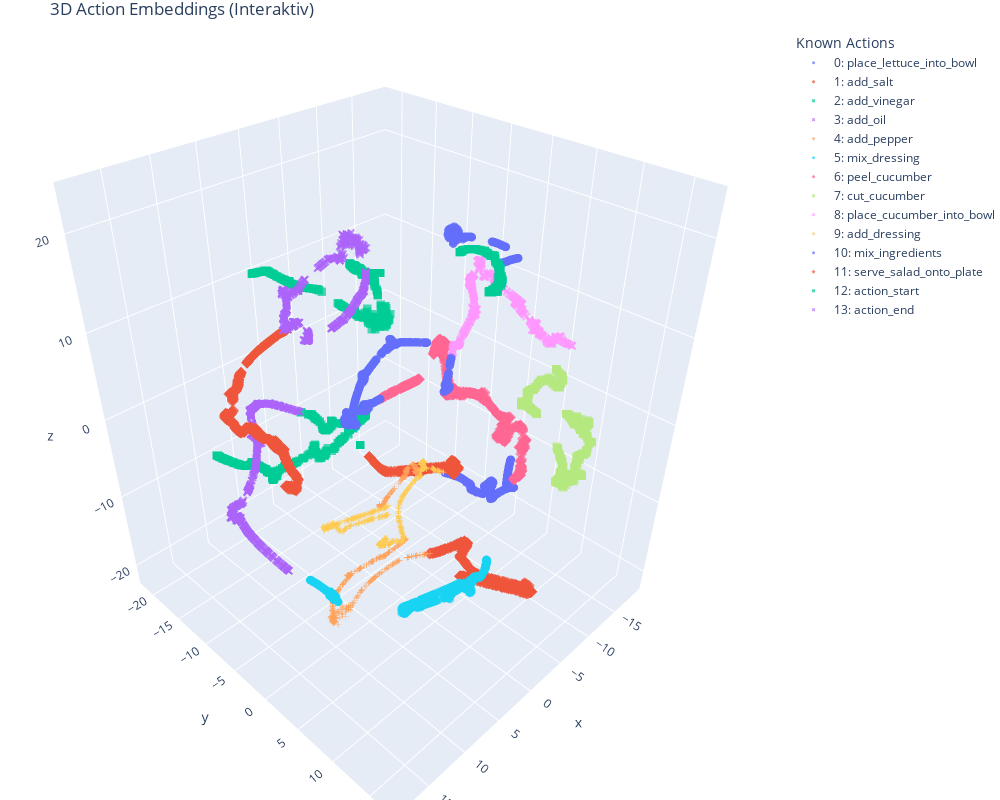

Notebook cell for this chart:
### Code cell
from sklearn.manifold import TSNE
import matplotlib.pyplot as plt
import numpy as np
from collections import defaultdict

# --- KONFIGURATION ---
SAMPLES_PER_CLASS = 500  # Wie viele Punkte pro Klasse?
NUM_KNOWNS =  14 

# Speicher für Embeddings und Labels
class_embeddings = defaultdict(list)
classes_filled = 0

print(f"Sammle {SAMPLES_PER_CLASS} Embeddings für jede der {NUM_KNOWNS} Known Classes...")

# --- 1. DATEN SAMMELN ---
# Wir gehen durch den Dataloader (Batch Size 1 ist hier ok, wir sammeln ja)
with torch.no_grad():
    for batch_idx, batch in enumerate(data_loader):
        features = batch["features"].to('cuda')
        padding_mask = batch["padding_mask"].to('cuda')
        target_truth = batch["target_truth"].to('cuda')
        
        # Forward Pass
        # Wichtig: Wir brauchen den DRITTEN Rückgabewert (Embeddings)
        # Patch Mask ist None oder False, da wir Inference machen
        patch_mask = torch.zeros_like(padding_mask).bool() 
        _, _, embeddings = model(features, patch_mask, padding_mask)
        
        # Flatten (Batch-Dimension und Zeit-Dimension zusammenfassen)
        # Wir nehmen nur die validen Frames (padding_mask == True)
        valid_indices = padding_mask.view(-1)
        
        flat_embeds = embeddings.view(-1, embeddings.size(-1))[valid_indices]
        flat_targets = target_truth.view(-1)[valid_indices]
        
        # Auf CPU bringen für Numpy
        flat_embeds_np = flat_embeds.cpu().numpy()
        flat_targets_np = flat_targets.cpu().numpy()
        
        # In den Speicher sortieren
        for emb, label in zip(flat_embeds_np, flat_targets_np):
            # Wir sammeln nur Knowns (0..13)
            if label < NUM_KNOWNS:
                if len(class_embeddings[label]) < SAMPLES_PER_CLASS:
                    class_embeddings[label].append(emb)
                    
                    # Check, ob diese Klasse jetzt voll ist
                    if len(class_embeddings[label]) == SAMPLES_PER_CLASS:
                        classes_filled += 1
                        print(f"Klasse {label} komplett ({SAMPLES_PER_CLASS} Samples).")
        
        # Abbruch, wenn wir genug Daten haben
        if classes_filled >= NUM_KNOWNS:
            break
        
        if batch_idx > 50: # Sicherheits-Break, falls manche Klassen selten sind
            print("Konnte nicht alle Klassen voll füllen, mache weiter mit dem was da ist.")
            break

# --- 2. DATEN VORBEREITEN FÜR TSNE ---
X = [] # Embeddings
y = [] # Labels

# Sortieren nach Label, damit die Legende hübsch wird
sorted_labels = sorted(class_embeddings.keys())
for label in sorted_labels:
    embs = class_embeddings[label]
    X.extend(embs)
    y.extend([label] * len(embs))

X = np.array(X)
y = np.array(y)

print(f"Starte t-SNE auf {X.shape[0]} Punkten...")

# --- 3. T-SNE BERECHNUNG ---
from mpl_toolkits.mplot3d import Axes3D  # Wichtig für 3D Plots

# --- 3. T-SNE BERECHNUNG (3D) ---
# n_components=3 ist der Schlüssel
tsne = TSNE(n_components=3, perplexity=80, max_iter=1000, init='pca', random_state=42)
X_tsne = tsne.fit_transform(X)

# --- 4. PLOTTEN (3D) ---
if isinstance(labels_dict, list):
    raw_dict = labels_dict[0]
else:
    raw_dict = labels_dict

id_to_name = {v: k for k, v in raw_dict.items()}
import plotly.express as px
import pandas as pd

# --- DATEN VORBEREITEN ---
# Wir wandeln deine Daten in einen Pandas DataFrame um. 
# Das ist das Format, das Plotly am liebsten mag.

# 1. Namen für jeden Punkt generieren (für den Hover-Effekt)
# y enthält die IDs (z.B. 0, 0, 0, 1, 1...)
# Wir mappen das zu Strings: "0: cut_tomato"
label_names = [f"{label_id}: {id_to_name.get(label_id, str(label_id))}" for label_id in y]

# 2. DataFrame bauen
df = pd.DataFrame({
    'x': X_tsne[:, 0],
    'y': X_tsne[:, 1],
    'z': X_tsne[:, 2],
    'label': label_names,  # Das wird in der Legende und im Hover angezeigt
    'class_id': y          # Nur intern zur Sortierung
})

# --- PLOTTEN MIT PLOTLY ---
print("Erstelle interaktiven Plot...")

fig = px.scatter_3d(
    df, 
    x='x', y='y', z='z',
    color='label',           # Automatische Einfärbung nach Klasse
    symbol='label',          # (Optional) Verschiedene Symbole für Klassen
    hover_name='label',      # Was steht da, wenn man mit der Maus drüber fährt?
    title="3D Action Embeddings (Interaktiv)",
    opacity=0.7,             # Leicht transparent, damit man durch Wolken durchsehen kann
    width=1000, height=800   # Größe des Fensters
)

# Punkte etwas kleiner und schärfer machen
fig.update_traces(marker=dict(size=3, line=dict(width=0)))

# Layout verbessern (Hintergrundfarbe etc.)
fig.update_layout(
    margin=dict(l=0, r=0, b=0, t=30),  # Ränder weg
    legend_title_text='Known Actions'
)

# Anzeigen
fig.show()

### Figure 1 — Plotly figure (JSON) as saved in the notebook; plotly's stock layout.template omitted (floating-point values rounded to 4 significant figures; data arrays with more than 128 entries replaced by an {"elided": "..."} marker saying what was removed)
{"data": [{"hovertemplate": "<b>%{hovertext}</b><br><br>label=0: place_lettuce_into_bowl<br>x=%{x}<br>y=%{y}<br>z=%{z}<extra></extra>", "hovertext": {"elided": "500 str values"}, "legendgroup": "0: place_lettuce_into_bowl", "marker": {"color": "#636efa", "line": {"width": 0}, "opacity": 0.7, "size": 3, "symbol": "circle"}, "mode": "markers", "name": "0: place_lettuce_into_bowl", "scene": "scene", "showlegend": true, "type": "scatter3d", "x": {"elided": "500 float values"}, "y": {"elided": "500 float values"}, "z": {"elided": "500 float values"}}, {"hovertemplate": "<b>%{hovertext}</b><br><br>label=1: add_salt<br>x=%{x}<br>y=%{y}<br>z=%{z}<extra></extra>", "hovertext": {"elided": "500 str values"}, "legendgroup": "1: add_salt", "marker": {"color": "#EF553B", "line": {"width": 0}, "opacity": 0.7, "size": 3, "symbol": "diamond"}, "mode": "markers", "name": "1: add_salt", "scene": "scene", "showlegend": true, "type": "scatter3d", "x": {"elided": "500 float values"}, "y": {"elided": "500 float values"}, "z": {"elided": "500 float values"}}, {"hovertemplate": "<b>%{hovertext}</b><br><br>label=2: add_vinegar<br>x=%{x}<br>y=%{y}<br>z=%{z}<extra></extra>", "hovertext": {"elided": "500 str values"}, "legendgroup": "2: add_vinegar", "marker": {"color": "#00cc96", "line": {"width": 0}, "opacity": 0.7, "size": 3, "symbol": "square"}, "mode": "markers", "name": "2: add_vinegar", "scene": "scene", "showlegend": true, "type": "scatter3d", "x": {"elided": "500 float values"}, "y": {"elided": "500 float values"}, "z": {"elided": "500 float values"}}, {"hovertemplate": "<b>%{hovertext}</b><br><br>label=3: add_oil<br>x=%{x}<br>y=%{y}<br>z=%{z}<extra></extra>", "hovertext": {"elided": "500 str values"}, "legendgroup": "3: add_oil", "marker": {"color": "#ab63fa", "line": {"width": 0}, "opacity": 0.7, "size": 3, "symbol": "x"}, "mode": "markers", "name": "3: add_oil", "scene": "scene", "showlegend": true, "type": "scatter3d", "x": {"elided": "500 float values"}, "y": {"elided": "500 float values"}, "z": {"elided": "500 float values"}}, {"hovertemplate": "<b>%{hovertext}</b><br><br>label=4: add_pepper<br>x=%{x}<br>y=%{y}<br>z=%{z}<extra></extra>", "hovertext": {"elided": "500 str values"}, "legendgroup": "4: add_pepper", "marker": {"color": "#FFA15A", "line": {"width": 0}, "opacity": 0.7, "size": 3, "symbol": "cross"}, "mode": "markers", "name": "4: add_pepper", "scene": "scene", "showlegend": true, "type": "scatter3d", "x": {"elided": "500 float values"}, "y": {"elided": "500 float values"}, "z": {"elided": "500 float values"}}, {"hovertemplate": "<b>%{hovertext}</b><br><br>label=5: mix_dressing<br>x=%{x}<br>y=%{y}<br>z=%{z}<extra></extra>", "hovertext": {"elided": "500 str values"}, "legendgroup": "5: mix_dressing", "marker": {"color": "#19d3f3", "line": {"width": 0}, "opacity": 0.7, "size": 3, "symbol": "circle"}, "mode": "markers", "name": "5: mix_dressing", "scene": "scene", "showlegend": true, "type": "scatter3d", "x": {"elided": "500 float values"}, "y": {"elided": "500 float values"}, "z": {"elided": "500 float values"}}, {"hovertemplate": "<b>%{hovertext}</b><br><br>label=6: peel_cucumber<br>x=%{x}<br>y=%{y}<br>z=%{z}<extra></extra>", "hovertext": {"elided": "500 str values"}, "legendgroup": "6: peel_cucumber", "marker": {"color": "#FF6692", "line": {"width": 0}, "opacity": 0.7, "size": 3, "symbol": "diamond"}, "mode": "markers", "name": "6: peel_cucumber", "scene": "scene", "showlegend": true, "type": "scatter3d", "x": {"elided": "500 float values"}, "y": {"elided": "500 float values"}, "z": {"elided": "500 float values"}}, {"hovertemplate": "<b>%{hovertext}</b><br><br>label=7: cut_cucumber<br>x=%{x}<br>y=%{y}<br>z=%{z}<extra></extra>", "hovertext": {"elided": "500 str values"}, "legendgroup": "7: cut_cucumber", "marker": {"color": "#B6E880", "line": {"width": 0}, "opacity": 0.7, "size": 3, "symbol": "square"}, "mode": "markers", "name": "7: cut_cucumber", "scene": "scene", "showlegend": true, "type": "scatter3d", "x": {"elided": "500 float values"}, "y": {"elided": "500 float values"}, "z": {"elided": "500 float values"}}, {"hovertemplate": "<b>%{hovertext}</b><br><br>label=8: place_cucumber_into_bowl<br>x=%{x}<br>y=%{y}<br>z=%{z}<extra></extra>", "hovertext": {"elided": "500 str values"}, "legendgroup": "8: place_cucumber_into_bowl", "marker": {"color": "#FF97FF", "line": {"width": 0}, "opacity": 0.7, "size": 3, "symbol": "x"}, "mode": "markers", "name": "8: place_cucumber_into_bowl", "scene": "scene", "showlegend": true, "type": "scatter3d", "x": {"elided": "500 float values"}, "y": {"elided": "500 float values"}, "z": {"elided": "500 float values"}}, {"hovertemplate": "<b>%{hovertext}</b><br><br>label=9: add_dressing<br>x=%{x}<br>y=%{y}<br>z=%{z}<extra></extra>", "hovertext": {"elided": "500 str values"}, "legendgroup": "9: add_dressing", "marker": {"color": "#FECB52", "line": {"width": 0}, "opacity": 0.7, "size": 3, "symbol": "cross"}, "mode": "markers", "name": "9: add_dressing", "scene": "scene", "showlegend": true, "type": "scatter3d", "x": {"elided": "500 float values"}, "y": {"elided": "500 float values"}, "z": {"elided": "500 float values"}}, {"hovertemplate": "<b>%{hovertext}</b><br><br>label=10: mix_ingredients<br>x=%{x}<br>y=%{y}<br>z=%{z}<extra></extra>", "hovertext": {"elided": "500 str values"}, "legendgroup": "10: mix_ingredients", "marker": {"color": "#636efa", "line": {"width": 0}, "opacity": 0.7, "size": 3, "symbol": "circle"}, "mode": "markers", "name": "10: mix_ingredients", "scene": "scene", "showlegend": true, "type": "scatter3d", "x": {"elided": "500 float values"}, "y": {"elided": "500 float values"}, "z": {"elided": "500 float values"}}, {"hovertemplate": "<b>%{hovertext}</b><br><br>label=11: serve_salad_onto_plate<br>x=%{x}<br>y=%{y}<br>z=%{z}<extra></extra>", "hovertext": {"elided": "500 str values"}, "legendgroup": "11: serve_salad_onto_plate", "marker": {"color": "#EF553B", "line": {"width": 0}, "opacity": 0.7, "size": 3, "symbol": "diamond"}, "mode": "markers", "name": "11: serve_salad_onto_plate", "scene": "scene", "showlegend": true, "type": "scatter3d", "x": {"elided": "500 float values"}, "y": {"elided": "500 float values"}, "z": {"elided": "500 float values"}}, {"hovertemplate": "<b>%{hovertext}</b><br><br>label=12: action_start<br>x=%{x}<br>y=%{y}<br>z=%{z}<extra></extra>", "hovertext": {"elided": "500 str values"}, "legendgroup": "12: action_start", "marker": {"color": "#00cc96", "line": {"width": 0}, "opacity": 0.7, "size": 3, "symbol": "square"}, "mode": "markers", "name": "12: action_start", "scene": "scene", "showlegend": true, "type": "scatter3d", "x": {"elided": "500 float values"}, "y": {"elided": "500 float values"}, "z": {"elided": "500 float values"}}, {"hovertemplate": "<b>%{hovertext}</b><br><br>label=13: action_end<br>x=%{x}<br>y=%{y}<br>z=%{z}<extra></extra>", "hovertext": {"elided": "500 str values"}, "legendgroup": "13: action_end", "marker": {"color": "#ab63fa", "line": {"width": 0}, "opacity": 0.7, "size": 3, "symbol": "x"}, "mode": "markers", "name": "13: action_end", "scene": "scene", "showlegend": true, "type": "scatter3d", "x": {"elided": "500 float values"}, "y": {"elided": "500 float values"}, "z": {"elided": "500 float values"}}], "layout": {"height": 800, "legend": {"title": {"text": "Known Actions"}, "tracegroupgap": 0}, "margin": {"b": 0, "l": 0, "r": 0, "t": 30}, "scene": {"domain": {"x": [0, 1], "y": [0, 1]}, "xaxis": {"title": {"text": "x"}}, "yaxis": {"title": {"text": "y"}}, "zaxis": {"title": {"text": "z"}}}, "title": {"text": "3D Action Embeddings (Interaktiv)"}, "width": 1000}}
